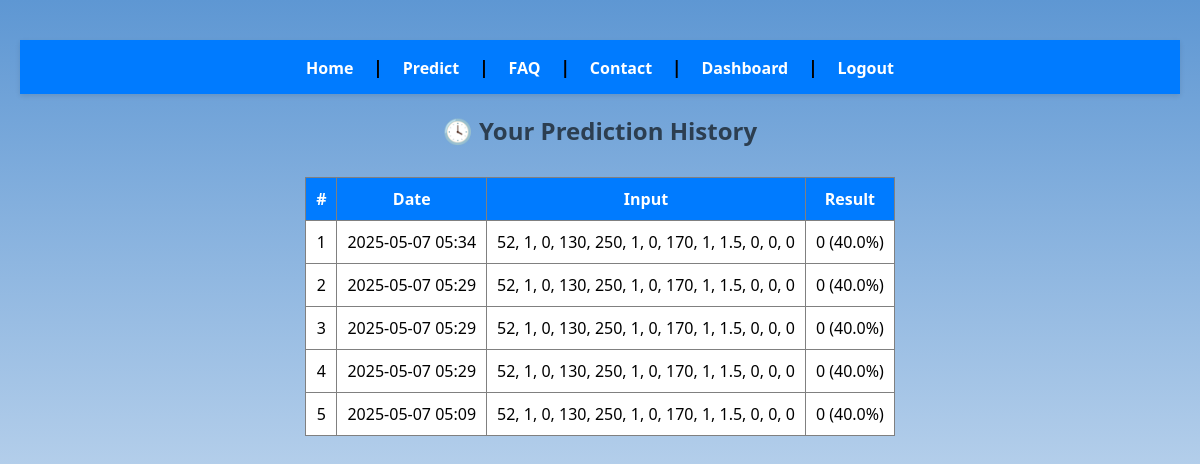
The app's page /history (signed in) with its own data.
### database.py (models this page shows)
class PredictionHistory(db.Model):
    id = db.Column(db.Integer, primary_key=True)
    user_id = db.Column(db.Integer, db.ForeignKey('user.id'))
    input_data = db.Column(db.Text)
    result = db.Column(db.String(50))
    timestamp = db.Column(db.DateTime, default=datetime.utcnow)
    user = db.relationship('User', backref='predictions')  # Add this line

### app.py (the view)
@app.route('/history')
@login_required
def history():
    history_data = PredictionHistory.query.filter_by(user_id=current_user.id).order_by(PredictionHistory.timestamp.desc()).all()
    return render_template('history.html', history=history_data)

### app.py (called while the page is built)
@login_manager.user_loader
def load_user(user_id):
    return User.query.get(int(user_id))

### templates/history.html
{% extends 'base.html' %}
{% block content %}
<h2 style="margin-top: 20px;">🕓 Your Prediction History</h2>
{% if history %}
    <table border="1" cellpadding="10" style="margin: 20px auto; background: #fff; border-collapse: collapse;">
        <tr style="background-color: #007BFF; color: white;">
            <th>#</th>
            <th>Date</th>
            <th>Input</th>
            <th>Result</th>
        </tr>
        {% for h in history %}
        <tr>
            <td>{{ loop.index }}</td>
            <td>{{ h.timestamp.strftime('%Y-%m-%d %H:%M') }}</td>
            <td>{{ h.input_data }}</td>
            <td>{{ h.result }}</td>
        </tr>
        {% endfor %}
    </table>
{% else %}
    <p>No predictions made yet.</p>
{% endif %}
{% endblock %}

### static/style.css (style rules this page uses)
body { background: linear-gradient(to right, #dfe9f3, #ffffff); font-family: 'Segoe UI', Tahoma, Geneva, Verdana, sans-serif; margin: 0; padding: 40px 20px; text-align: center; }
h1, h2, h3, p { color: #2c3e50; margin: 10px; }

### templates/base.html (style rules this page uses)
body { margin: 0; min-height: 100vh; font-family: 'Segoe UI', Tahoma, Geneva, Verdana, sans-serif; background: linear-gradient(to bottom, #5e97d3, #ffffff); display: flex; flex-direction: column; align-items: center; }

### records on screen
PredictionHistory: timestamp "2025-05-07 05:34", input_data "52, 1, 0, 130, 250, 1, 0, 170, 1, 1.5, 0, 0, 0", result "0 (40.0%)"
PredictionHistory: timestamp "2025-05-07 05:29", input_data "52, 1, 0, 130, 250, 1, 0, 170, 1, 1.5, 0, 0, 0", result "0 (40.0%)"
PredictionHistory: timestamp "2025-05-07 05:29", input_data "52, 1, 0, 130, 250, 1, 0, 170, 1, 1.5, 0, 0, 0", result "0 (40.0%)"
PredictionHistory: timestamp "2025-05-07 05:29", input_data "52, 1, 0, 130, 250, 1, 0, 170, 1, 1.5, 0, 0, 0", result "0 (40.0%)"
PredictionHistory: timestamp "2025-05-07 05:09", input_data "52, 1, 0, 130, 250, 1, 0, 170, 1, 1.5, 0, 0, 0", result "0 (40.0%)"
